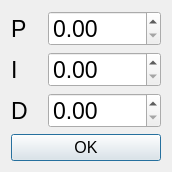
<?xml version="1.0" encoding="UTF-8"?>
<ui version="4.0">
 <class>DialogSetPid</class>
 <widget class="QDialog" name="DialogSetPid">
  <property name="geometry">
   <rect>
    <x>0</x>
    <y>0</y>
    <width>172</width>
    <height>167</height>
   </rect>
  </property>
  <property name="windowTitle">
   <string>PID</string>
  </property>
  <layout class="QGridLayout" name="gridLayout_2">
   <item row="0" column="0">
    <layout class="QGridLayout" name="gridLayout">
     <item row="0" column="0">
      <widget class="QLabel" name="label">
       <property name="font">
        <font>
         <pointsize>17</pointsize>
        </font>
       </property>
       <property name="text">
        <string>P</string>
       </property>
      </widget>
     </item>
     <item row="0" column="1">
      <widget class="QDoubleSpinBox" name="spinP">
       <property name="font">
        <font>
         <pointsize>17</pointsize>
        </font>
       </property>
       <property name="maximum">
        <double>9999.000000000000000</double>
       </property>
      </widget>
     </item>
     <item row="1" column="0">
      <widget class="QLabel" name="label_2">
       <property name="font">
        <font>
         <pointsize>17</pointsize>
        </font>
       </property>
       <property name="text">
        <string>I</string>
       </property>
      </widget>
     </item>
     <item row="1" column="1">
      <widget class="QDoubleSpinBox" name="spinI">
       <property name="font">
        <font>
         <pointsize>17</pointsize>
        </font>
       </property>
       <property name="maximum">
        <double>9999.000000000000000</double>
       </property>
      </widget>
     </item>
     <item row="2" column="0">
      <widget class="QLabel" name="label_3">
       <property name="font">
        <font>
         <pointsize>17</pointsize>
        </font>
       </property>
       <property name="text">
        <string>D</string>
       </property>
      </widget>
     </item>
     <item row="2" column="1">
      <widget class="QDoubleSpinBox" name="spinD">
       <property name="font">
        <font>
         <pointsize>17</pointsize>
        </font>
       </property>
       <property name="maximum">
        <double>9999.000000000000000</double>
       </property>
      </widget>
     </item>
    </layout>
   </item>
   <item row="1" column="0">
    <widget class="QPushButton" name="btnSetPid">
     <property name="font">
      <font>
       <pointsize>12</pointsize>
      </font>
     </property>
     <property name="text">
      <string>OK</string>
     </property>
    </widget>
   </item>
  </layout>
 </widget>
 <resources/>
 <connections/>
</ui>
